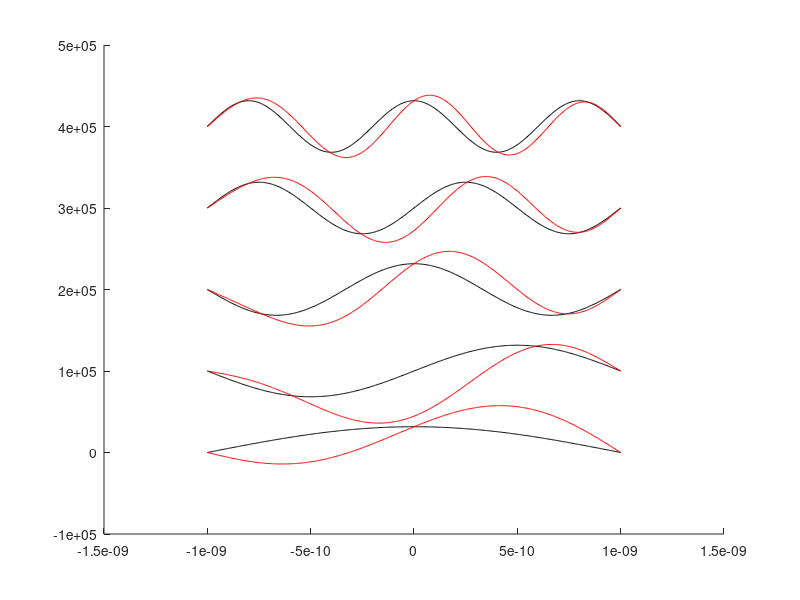
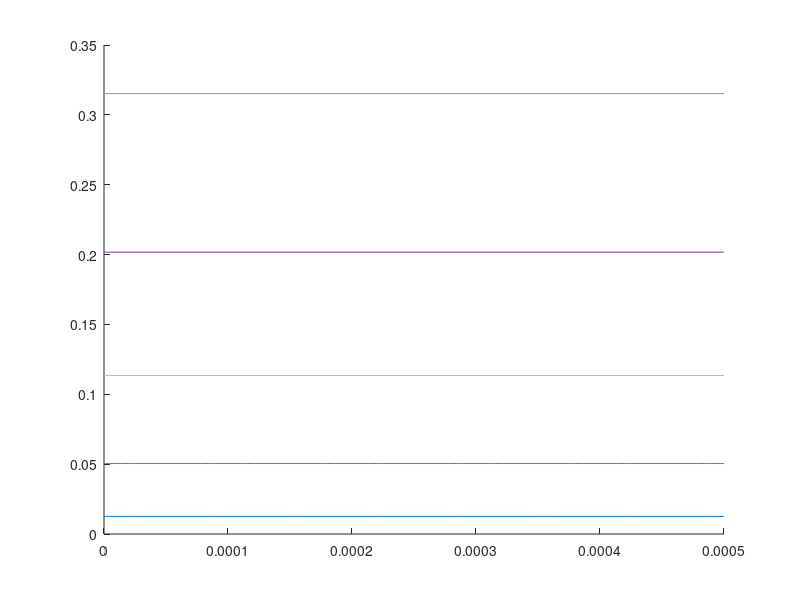

MATLAB code to generate these figures, in order:
% Soll grafik 1: Psi(x)
% Variablen:
%	l
%	x
%	epsilon (= 1)
%	n
%	Psi(x)
% Ausgabe in PS und PDF

% Soll grafik 2: E(n, a)
% Variablen:
%	l
%	epsilon
%	n
%	E(n, a)
% Ausgabe in PS und PDF

%-----Variabeln-----
l = 10^-9;
xSteps = 225;
delta = (l/xSteps);
%x = -l*1.5 : delta : +l*1.5;
x = -l : delta : +l;
n = 1 : 200;
nPlot = 1 : 5;
kurvenVersatz = 1e5
%n = [1, 2];

%-----Verarbeitung-----
m = 9.10938291*10^-31;		% Elektronenmasse
h = 6062606957*10^-34;		% Planck-Konstante
hQuer = h/2*pi;
E = zeros(1, length(n));
Psi = zeros(length(n), length(x));
for ln = n
    E(ln) = h^2*ln^2 / (32*m*l^2);
    %k = sqrt(2*m*E/(hQuer^2));
    %k = ln*pi*x / (2*l);
    k = pi/l * (n+1/2);
    LamdaP = 1i*k;
    LamdaN = -LamdaP;
    %y = (exp(LamdaP(ln)*x) + (-1)^(ln+1).*exp(LamdaN(ln)*x)) ./ (2*1i^(ln+1));
    if mod(ln, 2) == 0
        y = sin(ln*pi*x/(2*l));
    else
        y = cos(ln*pi*x/(2*l));
    end
    Psi(ln,1:length(x)) = 1/sqrt(l) .* y;
end






%-----Verarbeitung gestört-----
gamma = 0;
epsilon = 5* 10^-4;
E1_k = zeros(1, length(n));
H1 = x * -1;
PsiG = zeros(length(n), length(x));

for ln = n
	E1_k(ln) = dot(Psi(ln, :), H1.*Psi(ln, :));
	
	psi1_l = zeros(1, length(x));

	k = ln;
	for l = n % + ceil(l/2)
		if l ~= k
%			psi0_l = sum(~Psi(l, :).*H1.*Psi(k, :).*delta) / (E(k)-E(l));
			psi0_l = dot(Psi(l, :), H1.*Psi(k, :)) / (E(k)-E(l));
			psi1_l = psi1_l + psi0_l .* Psi(l, :);
		end
	end
	
	PsiG(ln, 1:length(x)) = (1+1i*epsilon*gamma).*Psi(ln, 1:length(x)) ...
													+ epsilon.*psi1_l;
end






%-----Plot grafik 1: Psi(x)-----
clf('reset')			% clear figure
hold on;

s = zeros(1, length(n));
for ln = nPlot		% ungestoerter Plot
	%plot(x, Psi(ln, :) + (ln-1)*2e05, 'Color', 'black')		% Psi
    plot(x, Psi(ln, :) +(ln-1)*kurvenVersatz, 'Color', 'black')		% Psi

	s(ln) = sum(Psi(ln, :).^2.*delta);
end

% print('Psi_ungestoert', '-depsc', '-noui')
% print('Psi_ungestoert', '-dpdf', '-noui')

% figure
% hold on;

sG = zeros(1, length(n));
for ln = nPlot		% gestoerter Plot
	%plot(x, PsiG(ln, 1:length(x)) + (ln-1)*2e05, 'Color', 'red')		% Psi
    plot(x, PsiG(ln, 1:length(x)) + (ln-1)*kurvenVersatz, 'Color', 'red')		% Psi

	sG(ln) = sum(PsiG(ln, :).^2.*delta);
end

% print('Psi_gestoert', '-depsc', '-noui')
print('Psi_gestoert', '-dpdf', '-noui')

%-----Plot grafik 2: E(n, a)-----
figure
hold on;
%epsilon = 3 *10^12
xEpsilon = 0 : epsilon / xSteps : epsilon;
for ln = nPlot		% Energie Plot
	plot(xEpsilon, E(ln) + xEpsilon*E1_k(ln))		% Psis
end

%print('Energie_gestoert', '-depsc', '-noui')
print('Energie_gestoert', '-dpdf', '-noui')

hold off
